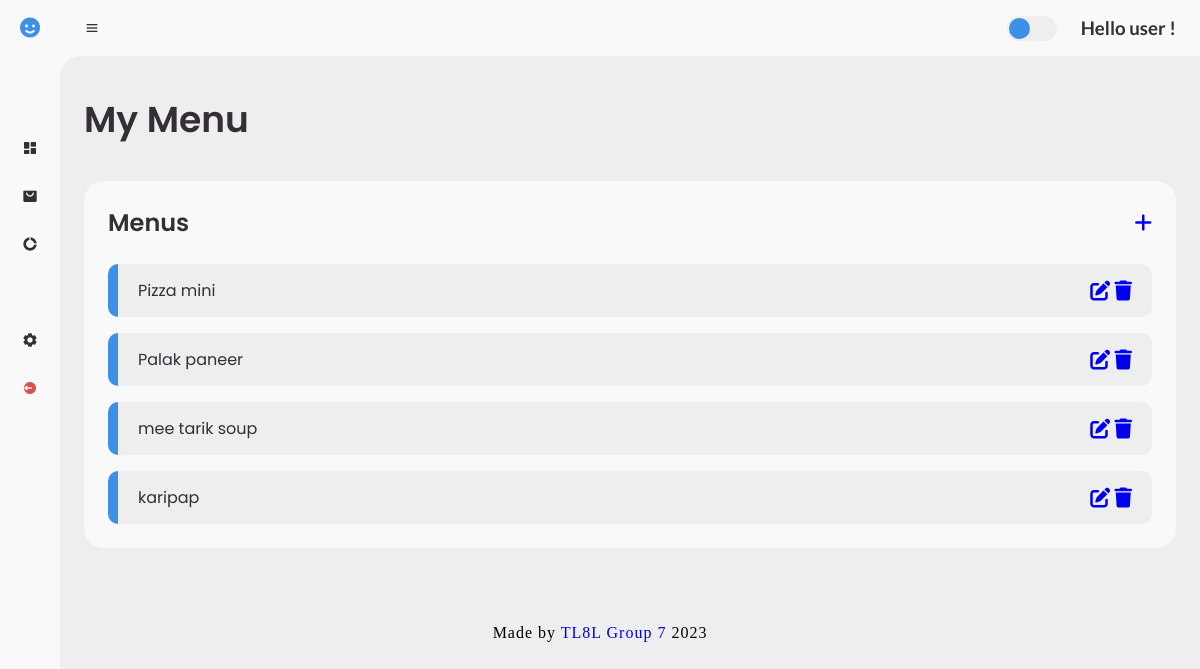
Screenshot of /menu (signed in) with the database file from the repository.
### restaurant/models.py (models this page shows, shortened)
class Menu(db.Model):
    __tablename__ = 'menus'
    id = db.Column(db.Integer, primary_key=True)
    menuname = db.Column(db.String(60), nullable=False)
    priceperunit = db.Column(db.Float, nullable=False)
    menutype = db.Column(db.String(60), nullable=False)
    fooddescription = db.Column(db.Text, nullable=False)
    imagelocation = db.Column(db.String, nullable=False)
    orders = db.relationship('Orders', backref = 'menus', lazy = 'dynamic')

### restaurant/admin.py (the view)
@admin.route("/menu")
def mymenu():
    menus = Menu.query.all()
    print("Please add , edit or delete menu")
    return render_template("mymenu.html", menus=menus)

### restaurant/templates/mymenu.html
{% extends "base.html" %}
{% block content %}
<main>
    <div class="head-title">
      <div class="left">
        <h1>My Menu</h1>
      </div>
    </div>
    <div class="table-data">
      <div class="todo">
        <div class="head">
          <h3>Menus</h3>
          <a href="{{ url_for('admin.add_menu') }}"><i class="fa-solid fa-plus fa-lg"></i></i></a>
        </div>
        <ul class="todo-list">
          {% for item in menus %}
          <li class="completed">
            <p>{{ item.menuname }}</p>
            <div>
              <a href="{{ url_for('admin.edit_menu',menu_id = item.id) }}"><i class="fa-solid fa-pen-to-square fa-lg"></i></a>
              <a href="{{ url_for('admin.delete_menu',menu_id = item.id) }}"><i class="fa-solid fa-trash fa-lg"></i></a>
            </div>
          </li>
          {% endfor %}
        </ul>
      </div>
    </div>
  </main>
{% endblock content %}

### restaurant/static/style.css (style rules this page uses)
* { margin: 0; padding: 0; box-sizing: border-box; }
a { text-decoration: none; }
li { list-style: none; }
:root { --poppins: 'Poppins', sans-serif; --lato: 'Lato', sans-serif; --light: #f9f9f9; --blue: #3c91e6; --light-blue: #cfe8ff; --grey: #eee; --dark-grey: #aaaaaa; --dark: #342e37; --red: #db504a; --yellow: #ffce26; --light-yellow: #fff2c6; --orange: #fd7238; --light-orange: #ffe0d3; }
html { overflow-x: hidden; }
body { background: var(--grey); overflow-x: hidden; }
#content nav form, .head-title { max-width: 400px; width: 100%; margin-right: auto; }
#content main { width: 100%; padding: 36px 24px; font-family: var(--poppins); max-height: calc(100vh - 56px); overflow-y: auto; }
#content main .head-title { display: flex; align-items: center; justify-content: space-between; grid-gap: 16px; flex-wrap: wrap; }
#content main .head-title .left h1 { font-size: 36px; font-weight: 600; margin-bottom: 10px; color: var(--dark); }
#content main .table-data { display: flex; flex-wrap: wrap; grid-gap: 24px; margin-top: 24px; width: 100%; color: var(--dark); }
#content main .table-data > div { border-radius: 20px; background: var(--light); padding: 24px; overflow-x: auto; }
#content main .table-data .head { display: flex; align-items: center; grid-gap: 16px; margin-bottom: 24px; }
#content main .table-data .head h3 { margin-right: auto; font-size: 24px; font-weight: 600; }
#content main .table-data .todo { flex-grow: 1; flex-basis: 300px; }
#content main .table-data .todo .todo-list { width: 100%; }
#content main .table-data .todo .todo-list li { width: 100%; margin-bottom: 16px; background: var(--grey); border-radius: 10px; padding: 14px 20px; display: flex; justify-content: space-between; align-items: center; }
#content main .table-data .todo .todo-list li.completed { border-left: 10px solid var(--blue); }
#content main .table-data .todo .todo-list li:last-child { margin-bottom: 0; }

### rows the page displays
Menu: menuname "Pizza mini"
Menu: menuname "Palak paneer"
Menu: menuname "mee tarik soup"
Menu: menuname "karipap"

### other values shown
{{ session['username'] }} "user"
